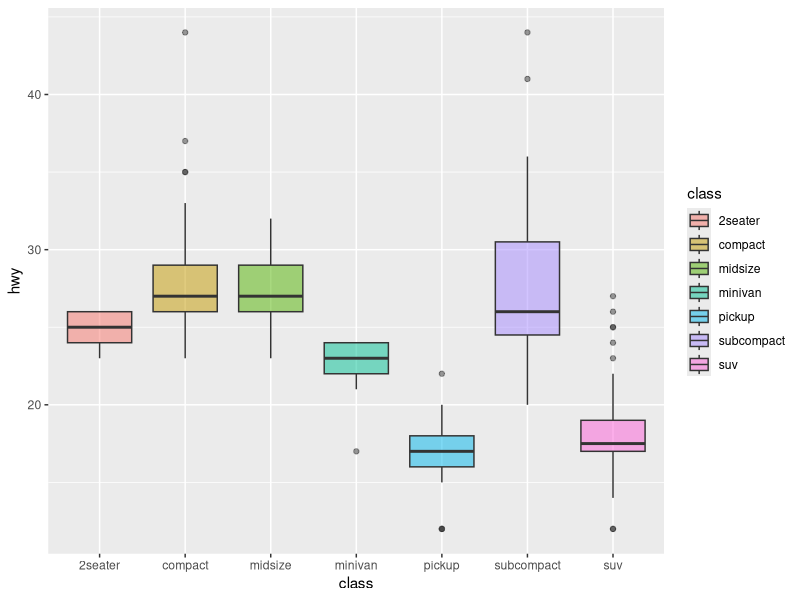

Write the R code that produced this figure.
# 1. Create a box and whisker plot by class using mtcars dataset.
# using mpg dataframe in ggplot for getting class wise bifurcation 
# No class wise data can be extracted from mtcars
library(ggplot2)
ggplot(mpg, aes(x=class, y=hwy,fill=class,font.main=2)) +  geom_boxplot(alpha=0.5)
